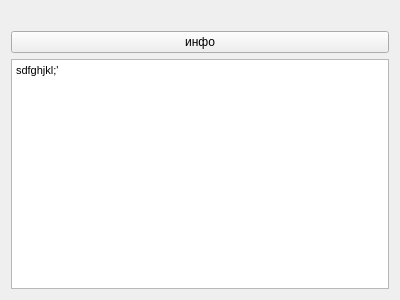
<?xml version="1.0" encoding="UTF-8"?>
<ui version="4.0">
 <class>Widget</class>
 <widget class="QWidget" name="Widget">
  <property name="geometry">
   <rect>
    <x>0</x>
    <y>0</y>
    <width>400</width>
    <height>300</height>
   </rect>
  </property>
  <property name="windowTitle">
   <string>Widget</string>
  </property>
  <layout class="QVBoxLayout" name="verticalLayout">
   <item>
    <layout class="QHBoxLayout" name="horizontalLayout">
     <item>
      <widget class="QLabel" name="label_3">
       <property name="text">
        <string/>
       </property>
       <property name="pixmap">
        <pixmap resource="res.qrc">:/uranus.png</pixmap>
       </property>
      </widget>
     </item>
     <item>
      <widget class="QLabel" name="label">
       <property name="text">
        <string/>
       </property>
       <property name="pixmap">
        <pixmap resource="res.qrc">:/earth.png</pixmap>
       </property>
       <property name="scaledContents">
        <bool>true</bool>
       </property>
      </widget>
     </item>
     <item>
      <widget class="QLabel" name="label_2">
       <property name="text">
        <string/>
       </property>
       <property name="pixmap">
        <pixmap resource="res.qrc">:/sun.png</pixmap>
       </property>
       <property name="scaledContents">
        <bool>true</bool>
       </property>
      </widget>
     </item>
    </layout>
   </item>
   <item>
    <widget class="QPushButton" name="pushButton">
     <property name="text">
      <string>инфо</string>
     </property>
    </widget>
   </item>
   <item>
    <widget class="QTextEdit" name="textEdit">
     <property name="readOnly">
      <bool>true</bool>
     </property>
     <property name="html">
      <string>&lt;!DOCTYPE HTML PUBLIC &quot;-//W3C//DTD HTML 4.0//EN&quot; &quot;http://www.w3.org/TR/REC-html40/strict.dtd&quot;&gt;
&lt;html&gt;&lt;head&gt;&lt;meta name=&quot;qrichtext&quot; content=&quot;1&quot; /&gt;&lt;style type=&quot;text/css&quot;&gt;
p, li { white-space: pre-wrap; }
&lt;/style&gt;&lt;/head&gt;&lt;body style=&quot; font-family:'MS Shell Dlg 2'; font-size:8.25pt; font-weight:400; font-style:normal;&quot;&gt;
&lt;p style=&quot; margin-top:0px; margin-bottom:0px; margin-left:0px; margin-right:0px; -qt-block-indent:0; text-indent:0px;&quot;&gt;sdfghjkl;'&lt;/p&gt;&lt;/body&gt;&lt;/html&gt;</string>
     </property>
    </widget>
   </item>
  </layout>
 </widget>
 <layoutdefault spacing="6" margin="11"/>
 <resources>
  <include location="res.qrc"/>
 </resources>
 <connections/>
</ui>
